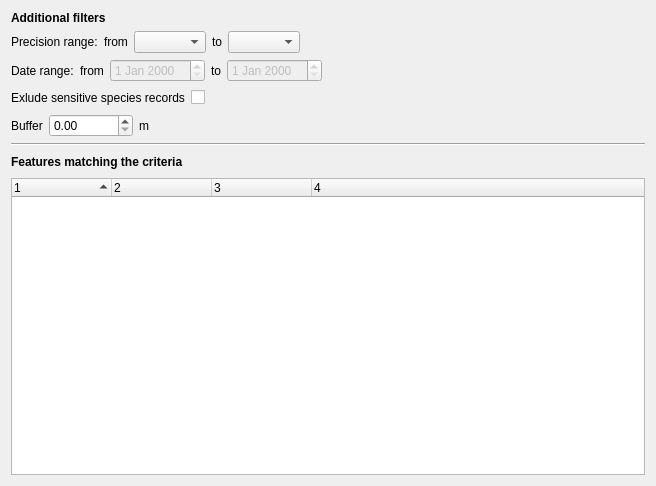
<?xml version="1.0" encoding="UTF-8"?>
<ui version="4.0">
 <class>Dialog</class>
 <widget class="QDialog" name="Dialog">
  <property name="geometry">
   <rect>
    <x>0</x>
    <y>0</y>
    <width>656</width>
    <height>486</height>
   </rect>
  </property>
  <property name="windowTitle">
   <string>Reporting tool</string>
  </property>
  <layout class="QVBoxLayout" name="verticalLayout">
   <item>
    <widget class="QLabel" name="label_11">
     <property name="font">
      <font>
       <weight>75</weight>
       <bold>true</bold>
      </font>
     </property>
     <property name="text">
      <string>Additional filters</string>
     </property>
    </widget>
   </item>
   <item>
    <layout class="QHBoxLayout" name="horizontalLayout">
     <item>
      <widget class="QLabel" name="label">
       <property name="text">
        <string>Precision range:</string>
       </property>
      </widget>
     </item>
     <item>
      <widget class="QLabel" name="label_6">
       <property name="enabled">
        <bool>true</bool>
       </property>
       <property name="text">
        <string>from</string>
       </property>
       <property name="scaledContents">
        <bool>false</bool>
       </property>
       <property name="wordWrap">
        <bool>false</bool>
       </property>
      </widget>
     </item>
     <item>
      <widget class="QComboBox" name="cbPrecisionMin"/>
     </item>
     <item>
      <widget class="QLabel" name="label_7">
       <property name="enabled">
        <bool>true</bool>
       </property>
       <property name="text">
        <string>to</string>
       </property>
       <property name="scaledContents">
        <bool>false</bool>
       </property>
       <property name="wordWrap">
        <bool>false</bool>
       </property>
      </widget>
     </item>
     <item>
      <widget class="QComboBox" name="cbPrecisionMax"/>
     </item>
     <item>
      <spacer name="horizontalSpacer">
       <property name="orientation">
        <enum>Qt::Horizontal</enum>
       </property>
       <property name="sizeHint" stdset="0">
        <size>
         <width>40</width>
         <height>20</height>
        </size>
       </property>
      </spacer>
     </item>
    </layout>
   </item>
   <item>
    <layout class="QHBoxLayout" name="horizontalLayout_2">
     <item>
      <widget class="QLabel" name="label_2">
       <property name="enabled">
        <bool>true</bool>
       </property>
       <property name="text">
        <string>Date range:</string>
       </property>
       <property name="scaledContents">
        <bool>false</bool>
       </property>
       <property name="wordWrap">
        <bool>false</bool>
       </property>
      </widget>
     </item>
     <item>
      <widget class="QLabel" name="label_4">
       <property name="enabled">
        <bool>true</bool>
       </property>
       <property name="text">
        <string>from</string>
       </property>
       <property name="scaledContents">
        <bool>false</bool>
       </property>
       <property name="wordWrap">
        <bool>false</bool>
       </property>
      </widget>
     </item>
     <item>
      <widget class="QDateEdit" name="dateFrom">
       <property name="enabled">
        <bool>false</bool>
       </property>
      </widget>
     </item>
     <item>
      <widget class="QLabel" name="label_5">
       <property name="enabled">
        <bool>true</bool>
       </property>
       <property name="text">
        <string>to</string>
       </property>
       <property name="scaledContents">
        <bool>false</bool>
       </property>
       <property name="wordWrap">
        <bool>false</bool>
       </property>
      </widget>
     </item>
     <item>
      <widget class="QDateEdit" name="dateTo">
       <property name="enabled">
        <bool>false</bool>
       </property>
      </widget>
     </item>
     <item>
      <spacer name="horizontalSpacer_2">
       <property name="orientation">
        <enum>Qt::Horizontal</enum>
       </property>
       <property name="sizeHint" stdset="0">
        <size>
         <width>40</width>
         <height>20</height>
        </size>
       </property>
      </spacer>
     </item>
    </layout>
   </item>
   <item>
    <layout class="QHBoxLayout" name="horizontalLayout_3">
     <item>
      <widget class="QLabel" name="label_9">
       <property name="text">
        <string>Exlude sensitive species records</string>
       </property>
      </widget>
     </item>
     <item>
      <widget class="QCheckBox" name="cbExcludeSensitive">
       <property name="layoutDirection">
        <enum>Qt::RightToLeft</enum>
       </property>
       <property name="text">
        <string/>
       </property>
      </widget>
     </item>
     <item>
      <spacer name="horizontalSpacer_3">
       <property name="orientation">
        <enum>Qt::Horizontal</enum>
       </property>
       <property name="sizeHint" stdset="0">
        <size>
         <width>40</width>
         <height>20</height>
        </size>
       </property>
      </spacer>
     </item>
    </layout>
   </item>
   <item>
    <layout class="QHBoxLayout" name="horizontalLayout_4">
     <item>
      <widget class="QLabel" name="label_3">
       <property name="text">
        <string>Buffer</string>
       </property>
      </widget>
     </item>
     <item>
      <widget class="QgsDoubleSpinBox" name="qgsDoubleSpinBoxBuffer">
       <property name="maximum">
        <double>2147483647.000000000000000</double>
       </property>
      </widget>
     </item>
     <item>
      <widget class="QLabel" name="label_8">
       <property name="text">
        <string>m</string>
       </property>
      </widget>
     </item>
     <item>
      <spacer name="horizontalSpacer_4">
       <property name="orientation">
        <enum>Qt::Horizontal</enum>
       </property>
       <property name="sizeHint" stdset="0">
        <size>
         <width>40</width>
         <height>20</height>
        </size>
       </property>
      </spacer>
     </item>
    </layout>
   </item>
   <item>
    <widget class="Line" name="line">
     <property name="orientation">
      <enum>Qt::Horizontal</enum>
     </property>
    </widget>
   </item>
   <item>
    <layout class="QHBoxLayout" name="horizontalLayout_5">
     <item>
      <widget class="QLabel" name="lbFeatures">
       <property name="font">
        <font>
         <weight>75</weight>
         <bold>true</bold>
        </font>
       </property>
       <property name="text">
        <string>Features matching the criteria</string>
       </property>
      </widget>
     </item>
     <item>
      <spacer name="horizontalSpacer_5">
       <property name="orientation">
        <enum>Qt::Horizontal</enum>
       </property>
       <property name="sizeHint" stdset="0">
        <size>
         <width>40</width>
         <height>20</height>
        </size>
       </property>
      </spacer>
     </item>
     <item>
      <widget class="QLabel" name="lbTotal">
       <property name="text">
        <string/>
       </property>
      </widget>
     </item>
    </layout>
   </item>
   <item>
    <widget class="QTreeWidget" name="treeResults">
     <property name="indentation">
      <number>0</number>
     </property>
     <property name="sortingEnabled">
      <bool>true</bool>
     </property>
     <property name="columnCount">
      <number>4</number>
     </property>
     <column>
      <property name="text">
       <string notr="true">1</string>
      </property>
     </column>
     <column>
      <property name="text">
       <string notr="true">2</string>
      </property>
     </column>
     <column>
      <property name="text">
       <string notr="true">3</string>
      </property>
     </column>
     <column>
      <property name="text">
       <string notr="true">4</string>
      </property>
     </column>
    </widget>
   </item>
  </layout>
 </widget>
 <customwidgets>
  <customwidget>
   <class>QgsDoubleSpinBox</class>
   <extends>QDoubleSpinBox</extends>
   <header>qgsdoublespinbox.h</header>
  </customwidget>
 </customwidgets>
 <resources/>
 <connections/>
</ui>
